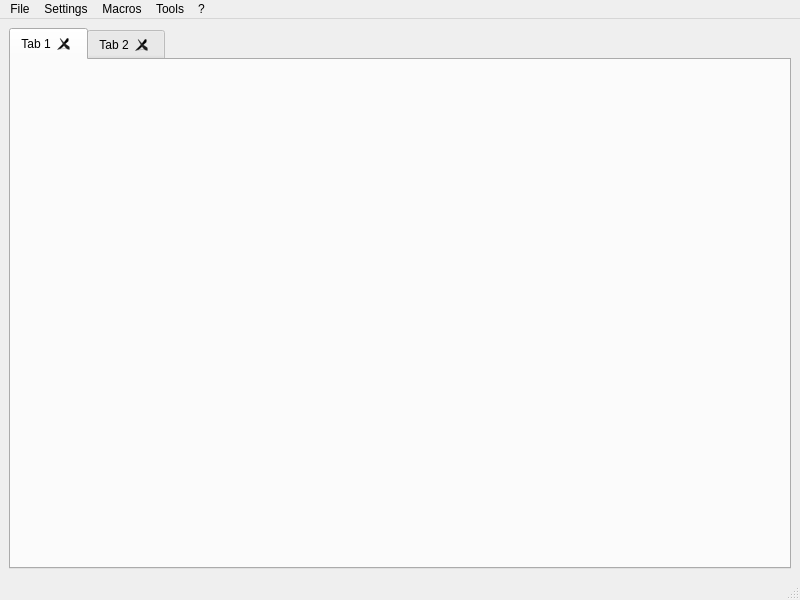
<?xml version="1.0" encoding="UTF-8"?>
<ui version="4.0">
 <class>MainWindow</class>
 <widget class="QMainWindow" name="MainWindow">
  <property name="geometry">
   <rect>
    <x>0</x>
    <y>0</y>
    <width>800</width>
    <height>600</height>
   </rect>
  </property>
  <property name="windowTitle">
   <string notr="true">jdDBusDebugger</string>
  </property>
  <widget class="QWidget" name="centralwidget">
   <layout class="QVBoxLayout" name="verticalLayout">
    <item>
     <widget class="QTabWidget" name="tab_widget">
      <property name="currentIndex">
       <number>0</number>
      </property>
      <property name="tabsClosable">
       <bool>true</bool>
      </property>
      <widget class="QWidget" name="tab">
       <attribute name="title">
        <string notr="true">Tab 1</string>
       </attribute>
      </widget>
      <widget class="QWidget" name="tab_2">
       <attribute name="title">
        <string notr="true">Tab 2</string>
       </attribute>
      </widget>
     </widget>
    </item>
   </layout>
  </widget>
  <widget class="QMenuBar" name="menubar">
   <property name="geometry">
    <rect>
     <x>0</x>
     <y>0</y>
     <width>800</width>
     <height>21</height>
    </rect>
   </property>
   <widget class="QMenu" name="menuFile">
    <property name="title">
     <string>File</string>
    </property>
    <addaction name="connect_action"/>
    <addaction name="separator"/>
    <addaction name="exit_action"/>
   </widget>
   <widget class="QMenu" name="menuSettings">
    <property name="title">
     <string>Settings</string>
    </property>
    <addaction name="settings_action"/>
   </widget>
   <widget class="QMenu" name="menuMacros">
    <property name="title">
     <string>Macros</string>
    </property>
    <widget class="QMenu" name="run_saved_macro_menu">
     <property name="title">
      <string>Run saved</string>
     </property>
     <addaction name="actionPlaceholder"/>
    </widget>
    <addaction name="run_saved_macro_menu"/>
    <addaction name="separator"/>
    <addaction name="start_recording_macro_action"/>
    <addaction name="stop_recording_macro_action"/>
    <addaction name="run_macro_action"/>
    <addaction name="save_macro_action"/>
    <addaction name="generate_script_macro_action"/>
    <addaction name="separator"/>
    <addaction name="manage_macros_action"/>
   </widget>
   <widget class="QMenu" name="menu">
    <property name="title">
     <string notr="true">?</string>
    </property>
    <addaction name="show_welcome_dialog_action"/>
    <addaction name="separator"/>
    <addaction name="view_source_action"/>
    <addaction name="report_bug_action"/>
    <addaction name="translate_action"/>
    <addaction name="donate_action"/>
    <addaction name="separator"/>
    <addaction name="about_action"/>
    <addaction name="about_qt_action"/>
   </widget>
   <widget class="QMenu" name="menuTools">
    <property name="title">
     <string>Tools</string>
    </property>
    <addaction name="emit_signal_action"/>
   </widget>
   <addaction name="menuFile"/>
   <addaction name="menuSettings"/>
   <addaction name="menuMacros"/>
   <addaction name="menuTools"/>
   <addaction name="menu"/>
  </widget>
  <widget class="QStatusBar" name="statusbar"/>
  <action name="start_recording_macro_action">
   <property name="text">
    <string>Start Recording</string>
   </property>
  </action>
  <action name="stop_recording_macro_action">
   <property name="text">
    <string>Stop Recording</string>
   </property>
  </action>
  <action name="run_macro_action">
   <property name="text">
    <string>Run</string>
   </property>
  </action>
  <action name="save_macro_action">
   <property name="text">
    <string>Save</string>
   </property>
  </action>
  <action name="manage_macros_action">
   <property name="text">
    <string>Manage</string>
   </property>
  </action>
  <action name="exit_action">
   <property name="text">
    <string>Exit</string>
   </property>
  </action>
  <action name="generate_script_macro_action">
   <property name="text">
    <string>Generate Script</string>
   </property>
  </action>
  <action name="connect_action">
   <property name="text">
    <string>Connect</string>
   </property>
  </action>
  <action name="actionPlaceholder">
   <property name="text">
    <string notr="true">Placeholder</string>
   </property>
  </action>
  <action name="settings_action">
   <property name="text">
    <string>Settings</string>
   </property>
  </action>
  <action name="view_source_action">
   <property name="text">
    <string notr="true">View source</string>
   </property>
  </action>
  <action name="report_bug_action">
   <property name="text">
    <string>Report Bug</string>
   </property>
  </action>
  <action name="translate_action">
   <property name="text">
    <string>Translate</string>
   </property>
  </action>
  <action name="donate_action">
   <property name="text">
    <string>Donate</string>
   </property>
  </action>
  <action name="about_action">
   <property name="text">
    <string>About</string>
   </property>
  </action>
  <action name="about_qt_action">
   <property name="text">
    <string>About Qt</string>
   </property>
  </action>
  <action name="show_welcome_dialog_action">
   <property name="text">
    <string>Show welcome dialog</string>
   </property>
  </action>
  <action name="emit_signal_action">
   <property name="text">
    <string>Emit Signal</string>
   </property>
  </action>
 </widget>
 <resources/>
 <connections/>
</ui>
